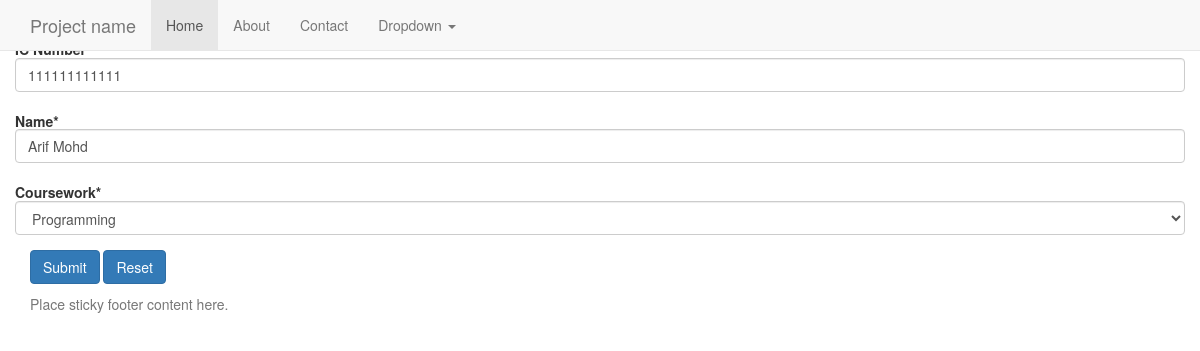
/1/edit (signed in), run on the app's committed database.
### student/models.py (models this page shows, shortened)
class Student(models.Model):
	PROGRAMMING = 'PR'
	NETWORKING = 'NT'
	PCTECH = 'PC'
	COURSE_CHOICES = (
		(PROGRAMMING, 'Programming'),
		(NETWORKING, 'Networking'),
		(PCTECH, 'PC Technichian'),
	)
	icnum = models.CharField('IC Number',max_length=12,unique=True,blank=False,null=False)
	name = models.CharField('Name',max_length=300,blank=False,null=False)
	course = models.CharField('Coursework',max_length=2,choices=COURSE_CHOICES,default=PCTECH)
	createdby = models.ForeignKey('auth.User',on_delete=models.CASCADE)
	created_date = models.DateTimeField('Created Date',auto_now_add=True)

### student/views.py (the view)
# urls.py: url(r'^(?P<pk>\d+)/edit$', views.student_edit, name='student_edit'),
@login_required(login_url='/accounts/login/')
def student_edit(request,pk):
    student = get_object_or_404(Student, pk=pk)
    if request.method == "POST":
        form = StudentForm(request.POST,instance=student)
        if form.is_valid():
            student = form.save(commit=False)
            student.createdby = request.user
            student.save()
            messages.success(request, "Student record with ID: " + str(student.pk) + " has been updated! ")
            return redirect(reverse_lazy('student_detail',kwargs={'pk': student.pk }))
    else:
        form = StudentForm(instance=student)
    return render(request, 'student/student_edit.html', {'form': form})

### student/forms.py (shortened to what this page needs)
class StudentForm(forms.ModelForm):
    def __init__(self, *args, **kwargs):
        super(StudentForm, self).__init__(*args, **kwargs)
        self.helper = FormHelper(self)
        self.helper.form_class = 'form-horizontal'
        self.helper.layout.append(Submit('submit_change', 'Submit', css_class="btn-primary"))
        self.helper.layout.append(HTML('<a class="btn btn-primary" href={% url "student_home" %}>Reset</a>'))
    class Meta:
        model = Student
        fields = ('icnum', 'name', 'course',)

### templates/student/student_edit.html
{% extends 'base.html' %}
{% load crispy_forms_tags %}
{% block content %}
    <h5>Edit Student<h5>
    {% crispy form %}
{% endblock %}

### data on the page
Student: icnum "111111111111", name "Arif Mohd", course "Programming"
